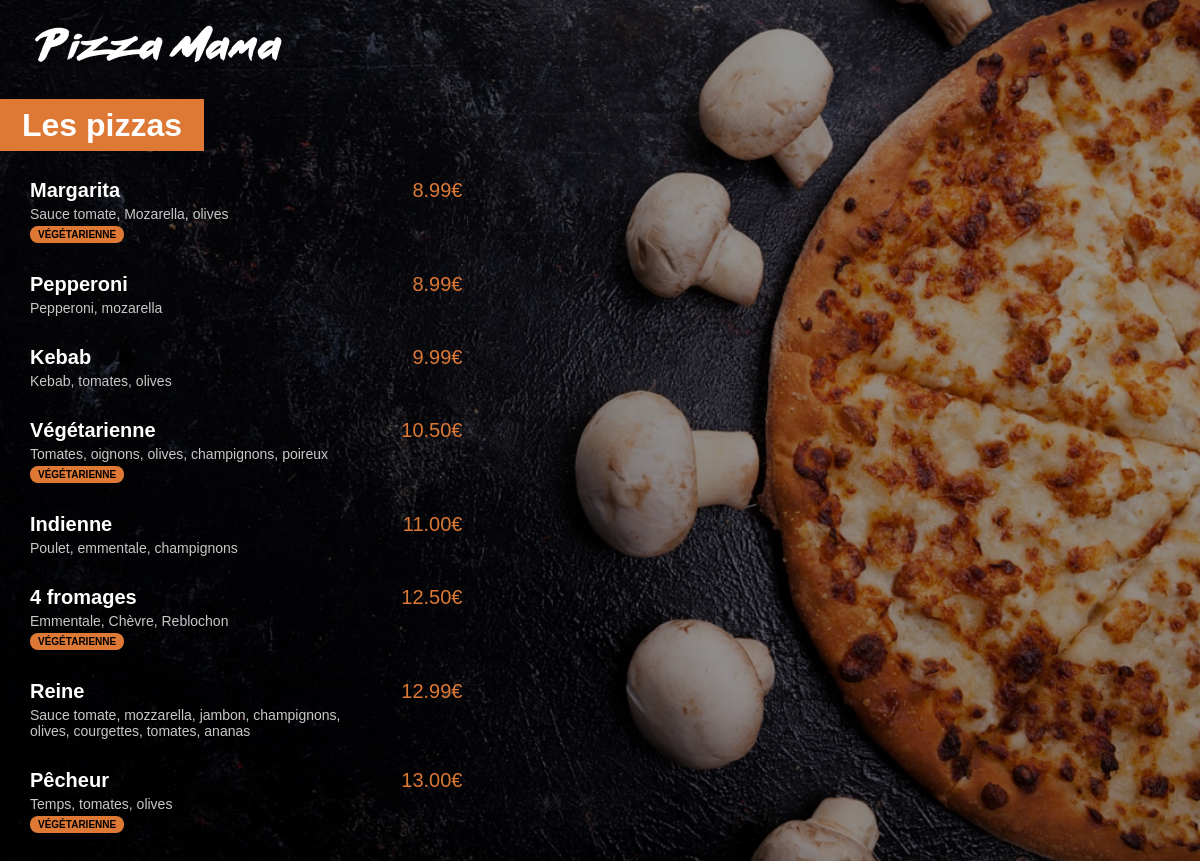
The app's page /menu/ with its own data.
### menu/models.py (models this page shows, shortened)
class Pizza(models.Model):
    nom = models.CharField(max_length=200)
    ingredients = models.CharField(max_length=400)
    prix = models.FloatField(default=0)
    vegetarienne = models.BooleanField(default=False)

### menu/views.py (the view)
# urls.py: path("", views.index, name="index"),
def index(request):
    pizzas = Pizza.objects.all().order_by("prix")
    return render(request, "menu/index.html", {"pizzas": pizzas})

### menu/templates/menu/index.html (shortened to what this page needs)
{% load static %}
<html lang="fr">
<head>
    <link rel="stylesheet" href="{% static 'menu/styles.css' %}">
</head>
<body>
    <a href="{% url 'main:index' %}"><img src="{% static 'menu/images/small_logo.png' %}"  id="small_logo" alt=""></a>
    <div class="menu_title">
        <h1>Les pizzas</h1>
    </div>
    <div class="menu_list">
        {% for pizza in pizzas %}
            <div class="menu_list_item">
                <span class="menu_list_title">{{pizza.nom}}</span>
                <span class="menu_list_price">{{pizza.prix | floatformat:2}}€</span>
                <span class="menu_list_ingredients">{{pizza.ingredients}}</span>
                {% if pizza.vegetarienne %}
                     <span id="pizza_vegetarienne">VÉGÉTARIENNE</span>
                {% endif %}
            </div>
        {% endfor %}
    </div>
</body>
</html>

### menu/static/menu/styles.css (style rules this page uses)
body { background: linear-gradient(0deg, rgba(0, 0, 0, 0.4), rgba(0, 0, 0, 0.4)), url('images/menu_background.jpg') no-repeat; background-size: cover; background-position: center; background-attachment: fixed; color: white; margin: 0px; font-family: arial; }
#small_logo { margin-top: 25px; margin-left: 35px; }
h1 { background-color: #DD7835; display: inline; padding: 8px 22px; }
.menu_title { margin-top: 45px; margin-bottom: 35px; }
.menu_list { margin-left: 30px; }
.menu_list_item { margin: 30px 0px; }
.menu_list_title { font-weight: bold; font-size: 20px; width: 350px; display: inline-block; }
.menu_list_price { margin-left: 8px; color: #DD7835; font-size: 20px; display: inline-block; text-align: right; width: 70px; }
.menu_list_ingredients { color: #C8C8C8; font-size: 14px; display: block; margin-top: 4px; width: 320px; }
#pizza_vegetarienne { background-color: #DD7835; font-size: 10px; color: black; padding: 3px 8px; border-radius: 8px; margin-top: 4px; display: inline-block; font-weight: bold; }

### records on screen
Pizza: nom "Margarita", prix "8.99", ingredients "Sauce tomate, Mozarella, olives", vegetarienne "VÉGÉTARIENNE"
Pizza: nom "Pepperoni", prix "8.99", ingredients "Pepperoni, mozarella"
Pizza: nom "Kebab", prix "9.99", ingredients "Kebab, tomates, olives"
Pizza: nom "Végétarienne", prix "10.50", ingredients "Tomates, oignons, olives, champignons, poireux", vegetarienne "VÉGÉTARIENNE"
Pizza: nom "Indienne", prix "11.00", ingredients "Poulet, emmentale, champignons"
Pizza: nom "4 fromages", prix "12.50", ingredients "Emmentale, Chèvre, Reblochon", vegetarienne "VÉGÉTARIENNE"
Pizza: nom "Reine", prix "12.99", ingredients "Sauce tomate, mozzarella, jambon, champignons, olives, courgettes, tomates, ananas"
Pizza: nom "Pêcheur", prix "13.00", ingredients "Temps, tomates, olives", vegetarienne "VÉGÉTARIENNE"
